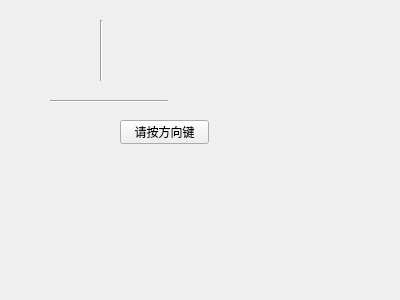
<?xml version="1.0" encoding="UTF-8"?>
<ui version="4.0">
 <class>Widget</class>
 <widget class="QWidget" name="Widget">
  <property name="geometry">
   <rect>
    <x>0</x>
    <y>0</y>
    <width>400</width>
    <height>300</height>
   </rect>
  </property>
  <property name="windowTitle">
   <string>Widget</string>
  </property>
  <widget class="Line" name="line">
   <property name="geometry">
    <rect>
     <x>50</x>
     <y>100</y>
     <width>118</width>
     <height>3</height>
    </rect>
   </property>
   <property name="orientation">
    <enum>Qt::Horizontal</enum>
   </property>
  </widget>
  <widget class="Line" name="line_2">
   <property name="geometry">
    <rect>
     <x>100</x>
     <y>20</y>
     <width>3</width>
     <height>61</height>
    </rect>
   </property>
   <property name="orientation">
    <enum>Qt::Vertical</enum>
   </property>
  </widget>
  <widget class="QPushButton" name="pushButton">
   <property name="geometry">
    <rect>
     <x>120</x>
     <y>120</y>
     <width>89</width>
     <height>24</height>
    </rect>
   </property>
   <property name="text">
    <string>请按方向键</string>
   </property>
  </widget>
 </widget>
 <layoutdefault spacing="6" margin="11"/>
 <resources/>
 <connections/>
</ui>
